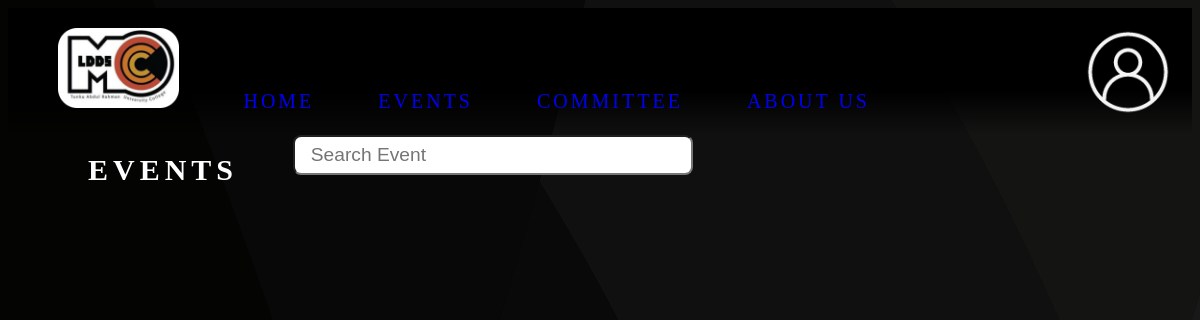
The app's page /events/index.php, older data.
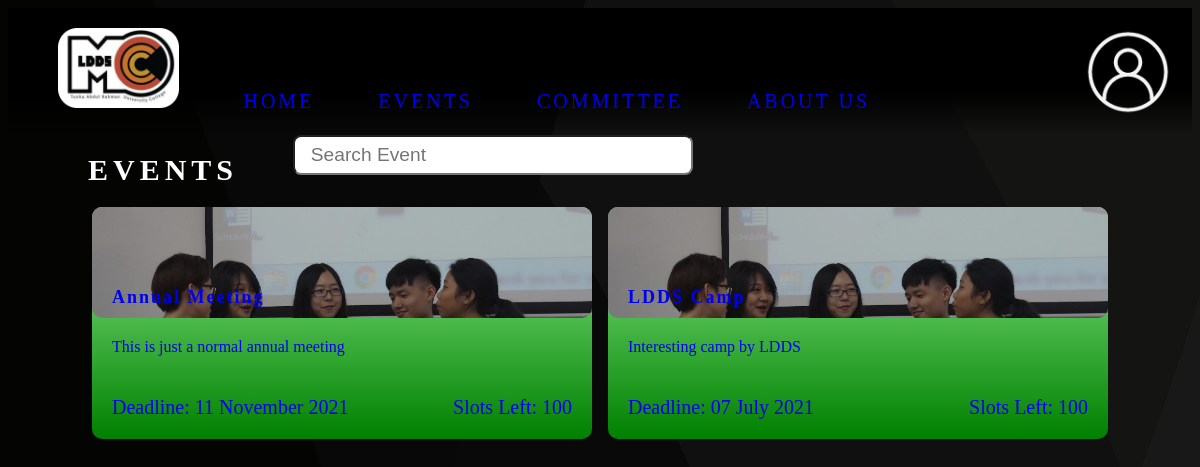
The same page, newer data.
### tables this page shows
CREATE TABLE `event` (
  `id` int(11) NOT NULL,
  `name` varchar(45) NOT NULL,
  `description` varchar(250) NOT NULL,
  `date` date NOT NULL,
  `start_time` time NOT NULL,
  `end_time` time NOT NULL,
  `venue` varchar(20) NOT NULL,
  `capacity` int(11) NOT NULL,
  `deadline` date NOT NULL,
  `person_in_charge` varchar(10) NOT NULL
);

### events/index.php (the view, shortened to what this page needs)
<?php
require_once('../banner.php');
?>
<!DOCTYPE html>
<html lang="en">
    <head>
        <link rel="stylesheet" href="https://code.getmdl.io/1.3.0/material.grey-orange.min.css" />
        <link rel="stylesheet" href="/wst-ldds/style/main.css">
        <link rel="stylesheet" href="/wst-ldds/style/events.css">
    </head>
    <body>
        <div class="content">
            <h1>Events</h1>
            <input type="text" class ="event-searchbox" id="event-searchbox" placeholder="Search Event" oninput="search(this)">
            <div class="events-list">
            <?php
                require_once("./../config/conn.php");
                $query = $conn->prepare("SELECT * FROM event;");
                $query->execute();
                $result = $query -> get_result();
                if ($result->num_rows > 0) {
                    while ($row = $result->fetch_assoc()) {
                        $query2 = $conn->prepare("SELECT COUNT(*) AS slots_taken FROM event_registration WHERE event_id=?");
                        $query2->bind_param("s", $row['id']);
                        $query2->execute();
                        $registrationResult = $query2->get_result();
                        $slotsTaken = $registrationResult->fetch_assoc()['slots_taken'];
                        echo '<a class="event-box" href="/wst-ldds/event/'.$row['id'].'">
                                <h3>'.$row['name'].'</h3>
                                <div class="desc">'.$row['description'].'</div>
                                <div class="deadline">Deadline: '.date("d F Y", strtotime($row['deadline'])).'</div>
                                <div class="slots-left">Slots Left: '.($row['capacity'] - $slotsTaken).'</div>
                            </a>';
                    }
                } else {
                }
             ?>
            </div>
        </div>
    </body>
</html>

Row changes from the older to the newer data that the page shows:
added event: name "Annual Meeting", description "This is just a normal annual meeting", deadline "11 November 2021", $row['capacity']-$slotsTaken "100"
added event: name "LDDS Camp", description "Interesting camp by LDDS", deadline "07 July 2021", $row['capacity']-$slotsTaken "100"
